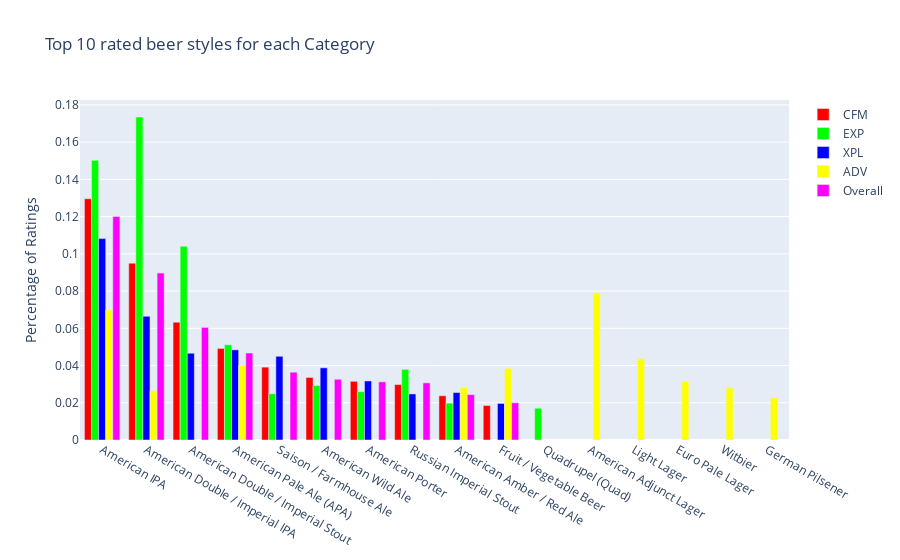

Notebook code for this chart:
### Code cell
# create interactive vertical bar plot of top 10 styles for each category using style_count
# you can click on a category to display it and the plot are superimposed on each other

import plotly.graph_objects as go

fig = go.Figure()


fig.add_trace(go.Bar(
    y=cfm_style_count.values,
    x=cfm_style_count.index,
    name="CFM",
    orientation='v',
    marker_color='#FF0000'
))
fig.add_trace(go.Bar(
    y=exp_style_count.values,
    x=exp_style_count.index,
    name="EXP",
    orientation='v',
    marker_color='#00FF00'
))
fig.add_trace(go.Bar(
    y=xpl_style_count.values,
    x=xpl_style_count.index,
    name="XPL",
    orientation='v',

    marker_color='#0000FF'
))
fig.add_trace(go.Bar(
    y=adv_style_count.values,
    x=adv_style_count.index,
    name="ADV",
    orientation='v',
    marker_color='#FFFF00'
))
fig.add_trace(go.Bar(
    y=overall_style_count.values,
    x=overall_style_count.index,
    name="Overall",
    orientation='v',
    marker_color='#FF00FF'
))





# set the x-axis to be the style names
fig.update_layout(xaxis={'categoryorder':'array', 'categoryarray':cfm_style_count.index})

# set the y-axis to be the percentage of ratings
fig.update_layout(yaxis_title="Percentage of Ratings")

# set the title
fig.update_layout(title_text="Top 10 rated beer styles for each Category")

fig.update_layout(barmode='group')
fig.show()

### Figure 1 — Plotly figure (JSON) as saved in the notebook; plotly's stock layout.template omitted (floating-point values rounded to 4 significant figures)
{"data": [{"marker": {"color": "#FF0000"}, "name": "CFM", "orientation": "v", "type": "bar", "x": ["American IPA", "American Double / Imperial IPA", "American Double / Imperial Stout", "American Pale Ale (APA)", "Saison / Farmhouse Ale", "American Wild Ale", "American Porter", "Russian Imperial Stout", "American Amber / Red Ale", "Fruit / Vegetable Beer"], "y": [0.1296, 0.09502, 0.06328, 0.0492, 0.03914, 0.03361, 0.03152, 0.0298, 0.02378, 0.01853]}, {"marker": {"color": "#00FF00"}, "name": "EXP", "orientation": "v", "type": "bar", "x": ["American Double / Imperial IPA", "American IPA", "American Double / Imperial Stout", "American Pale Ale (APA)", "Russian Imperial Stout", "American Wild Ale", "American Porter", "Saison / Farmhouse Ale", "American Amber / Red Ale", "Quadrupel (Quad)"], "y": [0.1735, 0.1502, 0.1041, 0.05118, 0.03796, 0.02928, 0.02596, 0.02488, 0.01982, 0.01706]}, {"marker": {"color": "#0000FF"}, "name": "XPL", "orientation": "v", "type": "bar", "x": ["American IPA", "American Double / Imperial IPA", "American Pale Ale (APA)", "American Double / Imperial Stout", "Saison / Farmhouse Ale", "American Wild Ale", "American Porter", "American Amber / Red Ale", "Russian Imperial Stout", "Fruit / Vegetable Beer"], "y": [0.1082, 0.06645, 0.04844, 0.04662, 0.04498, 0.03878, 0.03172, 0.02549, 0.02474, 0.01963]}, {"marker": {"color": "#FFFF00"}, "name": "ADV", "orientation": "v", "type": "bar", "x": ["American Adjunct Lager", "American IPA", "Light Lager", "American Pale Ale (APA)", "Fruit / Vegetable Beer", "Euro Pale Lager", "American Amber / Red Ale", "Witbier", "American Double / Imperial IPA", "German Pilsener"], "y": [0.07893, 0.06986, 0.04366, 0.04001, 0.03852, 0.03154, 0.02836, 0.0279, 0.02651, 0.02271]}, {"marker": {"color": "#FF00FF"}, "name": "Overall", "orientation": "v", "type": "bar", "x": ["American IPA", "American Double / Imperial IPA", "American Double / Imperial Stout", "American Pale Ale (APA)", "Saison / Farmhouse Ale", "American Wild Ale", "American Porter", "Russian Imperial Stout", "American Amber / Red Ale", "Fruit / Vegetable Beer"], "y": [0.1201, 0.08967, 0.06049, 0.04672, 0.03644, 0.03263, 0.03124, 0.03069, 0.02439, 0.02001]}], "layout": {"barmode": "group", "title": {"text": "Top 10 rated beer styles for each Category"}, "xaxis": {"categoryarray": ["American IPA", "American Double / Imperial IPA", "American Double / Imperial Stout", "American Pale Ale (APA)", "Saison / Farmhouse Ale", "American Wild Ale", "American Porter", "Russian Imperial Stout", "American Amber / Red Ale", "Fruit / Vegetable Beer"], "categoryorder": "array"}, "yaxis": {"title": {"text": "Percentage of Ratings"}}}}
